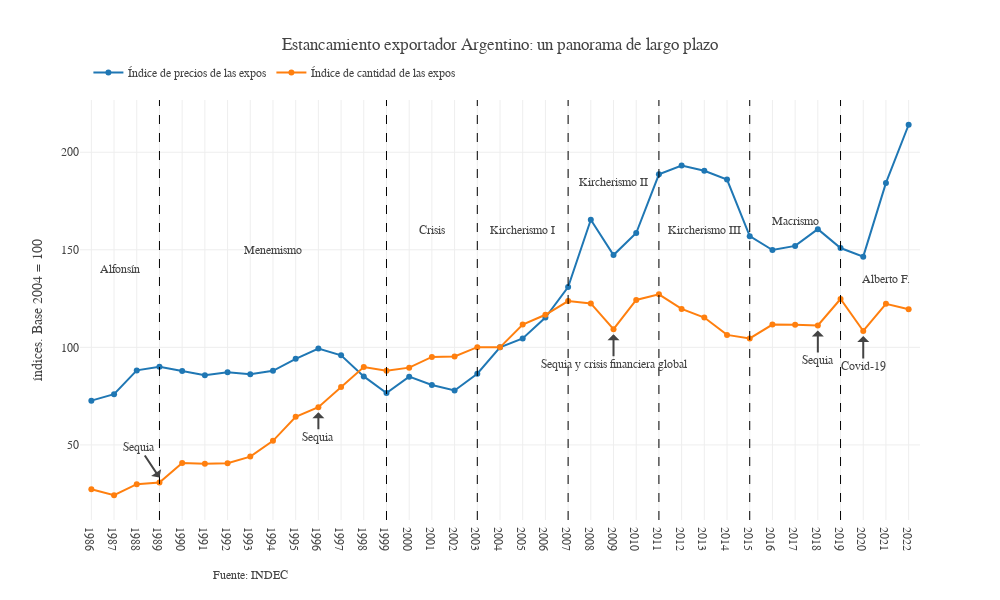

The notebook cell this image was saved under:
### Code cell
def plot_serie_indices_anuales():
    indices_anuales = lectura_indices_anuales()
    fig = go.Figure()
    for columna in indices_anuales.columns:
        fig.add_trace(go.Scatter( name = columna, x=indices_anuales.index, y=indices_anuales[columna], mode = "lines+markers"))

    #Propiedades
    fig.update_xaxes(showgrid=True)
    fig.update_yaxes(title_text="índices. Base 2004 = 100")
    fig.update_layout(separators=",.", font_family="Georgia", 
    #  margin ={'t': 0},
    height=600, width=1000,
    xaxis_range = [1985.5,2022.5],
    xaxis = dict(tickmode = "linear"),
    template = 'none',
    title_text="Estancamiento exportador Argentino: un panorama de largo plazo",
    legend = dict(yanchor="top",y=1.1, xanchor="left",x=0.01, orientation = "h")
    )

    #Sequías
    fig.add_annotation(x=1989, y=30.7, text="Sequia", yshift=5, ax=-20,showarrow=True, arrowhead=1)
    fig.add_annotation(x=1996, y=69.3, align="left", text="Sequia", ax=0 , ay=25, yshift=-5, showarrow=True, arrowhead=1)
    fig.add_annotation(x=2009, y=109.3, align="left", text="Sequia y crisis financiera global", ax=0 , ay=30, yshift=-5, showarrow=True, arrowhead=1)
    fig.add_annotation(x=2018, y=111.2, align="left", text="Sequia", ax=0 , ay=30, yshift=-5, showarrow=True, arrowhead=1)
    fig.add_annotation(x=2020, y=108.4, align="left", text="Covid-19", ax=0 , ay=30, yshift=-5, showarrow=True, arrowhead=1)
    #Presidencias
    fig.add_vline(x=1989, line_width=1, line_dash="dash", line_color="Black")
    fig.add_vline(x=1999, line_width=1, line_dash="dash", line_color="Black")
    fig.add_vline(x=2003, line_width=1, line_dash="dash", line_color="Black")
    fig.add_vline(x=2007, line_width=1, line_dash="dash", line_color="Black")
    fig.add_vline(x=2011, line_width=1, line_dash="dash", line_color="Black")
    fig.add_vline(x=2015, line_width=1, line_dash="dash", line_color="Black")
    fig.add_vline(x=2019, line_width=1, line_dash="dash", line_color="Black")
    fig.add_annotation(text="Alfonsín", x=1987.25, y=140, showarrow=False)
    fig.add_annotation(text="Menemismo", x=1994, y=150, showarrow=False)
    fig.add_annotation(text="Crisis", x=2001, y=160, showarrow=False)
    fig.add_annotation(text="Kircherismo I", x=2005, y=160, showarrow=False)
    fig.add_annotation(text="Kircherismo II", x=2009, y=185, showarrow=False)
    fig.add_annotation(text="Kircherismo III", x=2013, y=160, showarrow=False)
    fig.add_annotation(text="Macrismo", x=2017, y=165, showarrow=False)
    fig.add_annotation(text="Alberto F.", x=2021, y=135, showarrow=False)

    #Nota al pie
    note = 'Fuente: INDEC'
    fig.add_annotation(showarrow=False, text=note,font=dict(size=12), xref='paper',x=0.25,yref='paper', y=-0.15, 
                            xanchor='right', yanchor='auto', xshift=0, yshift=0,)
    return fig

plot_serie_indices_anuales()

### Figure 1 — Plotly figure (JSON) as saved in the notebook; plotly's stock layout.template omitted (floating-point values rounded to 4 significant figures)
{"data": [{"mode": "lines+markers", "name": "Índice de precios de las expos", "type": "scatter", "x": ["1986", "1987", "1988", "1989", "1990", "1991", "1992", "1993", "1994", "1995", "1996", "1997", "1998", "1999", "2000", "2001", "2002", "2003", "2004", "2005", "2006", "2007", "2008", "2009", "2010", "2011", "2012", "2013", "2014", "2015", "2016", "2017", "2018", "2019", "2020", "2021", "2022"], "y": [72.7, 76, 88.2, 90.1, 87.9, 85.7, 87.2, 86.2, 88, 94.1, 99.4, 95.9, 85.1, 76.6, 85, 80.7, 77.9, 86.5, 100, 104.6, 115.3, 130.9, 165.4, 147.3, 158.6, 188.7, 193.2, 190.5, 186, 157, 149.9, 152, 160.6, 150.9, 146.5, 184.3, 214.1]}, {"mode": "lines+markers", "name": "Índice de cantidad de las expos", "type": "scatter", "x": ["1986", "1987", "1988", "1989", "1990", "1991", "1992", "1993", "1994", "1995", "1996", "1997", "1998", "1999", "2000", "2001", "2002", "2003", "2004", "2005", "2006", "2007", "2008", "2009", "2010", "2011", "2012", "2013", "2014", "2015", "2016", "2017", "2018", "2019", "2020", "2021", "2022"], "y": [27.3, 24.2, 29.9, 30.7, 40.7, 40.4, 40.6, 44, 52.1, 64.4, 69.3, 79.7, 89.9, 88, 89.6, 95.1, 95.3, 100.1, 100, 111.7, 116.7, 123.7, 122.5, 109.3, 124.3, 127.2, 119.7, 115.3, 106.4, 104.6, 111.7, 111.6, 111.2, 124.8, 108.4, 122.3, 119.5]}], "layout": {"annotations": [{"arrowhead": 1, "ax": -20, "showarrow": true, "text": "Sequia", "x": 1989, "y": 30.7, "yshift": 5}, {"align": "left", "arrowhead": 1, "ax": 0, "ay": 25, "showarrow": true, "text": "Sequia", "x": 1996, "y": 69.3, "yshift": -5}, {"align": "left", "arrowhead": 1, "ax": 0, "ay": 30, "showarrow": true, "text": "Sequia y crisis financiera global", "x": 2009, "y": 109.3, "yshift": -5}, {"align": "left", "arrowhead": 1, "ax": 0, "ay": 30, "showarrow": true, "text": "Sequia", "x": 2018, "y": 111.2, "yshift": -5}, {"align": "left", "arrowhead": 1, "ax": 0, "ay": 30, "showarrow": true, "text": "Covid-19", "x": 2020, "y": 108.4, "yshift": -5}, {"showarrow": false, "text": "Alfonsín", "x": 1987.0, "y": 140}, {"showarrow": false, "text": "Menemismo", "x": 1994, "y": 150}, {"showarrow": false, "text": "Crisis", "x": 2001, "y": 160}, {"showarrow": false, "text": "Kircherismo I", "x": 2005, "y": 160}, {"showarrow": false, "text": "Kircherismo II", "x": 2009, "y": 185}, {"showarrow": false, "text": "Kircherismo III", "x": 2013, "y": 160}, {"showarrow": false, "text": "Macrismo", "x": 2017, "y": 165}, {"showarrow": false, "text": "Alberto F.", "x": 2021, "y": 135}, {"font": {"size": 12}, "showarrow": false, "text": "Fuente: INDEC", "x": 0.25, "xanchor": "right", "xref": "paper", "xshift": 0, "y": -0.15, "yanchor": "auto", "yref": "paper", "yshift": 0}], "font": {"family": "Georgia"}, "height": 600, "legend": {"orientation": "h", "x": 0.01, "xanchor": "left", "y": 1.1, "yanchor": "top"}, "separators": ",.", "shapes": [{"line": {"color": "Black", "dash": "dash", "width": 1}, "type": "line", "x0": 1989, "x1": 1989, "xref": "x", "y0": 0, "y1": 1, "yref": "y domain"}, {"line": {"color": "Black", "dash": "dash", "width": 1}, "type": "line", "x0": 1999, "x1": 1999, "xref": "x", "y0": 0, "y1": 1, "yref": "y domain"}, {"line": {"color": "Black", "dash": "dash", "width": 1}, "type": "line", "x0": 2003, "x1": 2003, "xref": "x", "y0": 0, "y1": 1, "yref": "y domain"}, {"line": {"color": "Black", "dash": "dash", "width": 1}, "type": "line", "x0": 2007, "x1": 2007, "xref": "x", "y0": 0, "y1": 1, "yref": "y domain"}, {"line": {"color": "Black", "dash": "dash", "width": 1}, "type": "line", "x0": 2011, "x1": 2011, "xref": "x", "y0": 0, "y1": 1, "yref": "y domain"}, {"line": {"color": "Black", "dash": "dash", "width": 1}, "type": "line", "x0": 2015, "x1": 2015, "xref": "x", "y0": 0, "y1": 1, "yref": "y domain"}, {"line": {"color": "Black", "dash": "dash", "width": 1}, "type": "line", "x0": 2019, "x1": 2019, "xref": "x", "y0": 0, "y1": 1, "yref": "y domain"}], "title": {"text": "Estancamiento exportador Argentino: un panorama de largo plazo"}, "width": 1000, "xaxis": {"range": [1986.0, 2022.0], "showgrid": true, "tickmode": "linear"}, "yaxis": {"title": {"text": "índices. Base 2004 = 100"}}}}
